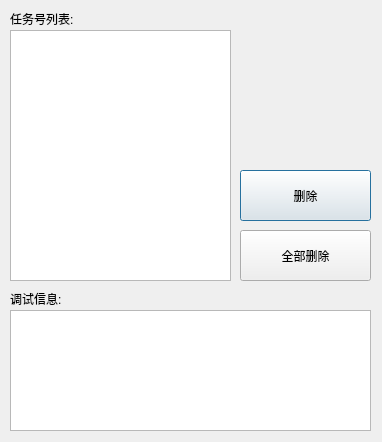
<?xml version="1.0" encoding="UTF-8"?>
<ui version="4.0">
 <class>taskcleardlg</class>
 <widget class="QDialog" name="taskcleardlg">
  <property name="geometry">
   <rect>
    <x>0</x>
    <y>0</y>
    <width>382</width>
    <height>442</height>
   </rect>
  </property>
  <property name="windowTitle">
   <string>Dialog</string>
  </property>
  <widget class="QListWidget" name="tasklist">
   <property name="geometry">
    <rect>
     <x>10</x>
     <y>30</y>
     <width>221</width>
     <height>251</height>
    </rect>
   </property>
   <property name="sortingEnabled">
    <bool>true</bool>
   </property>
  </widget>
  <widget class="QLabel" name="label">
   <property name="geometry">
    <rect>
     <x>10</x>
     <y>10</y>
     <width>131</width>
     <height>17</height>
    </rect>
   </property>
   <property name="text">
    <string>任务号列表:</string>
   </property>
  </widget>
  <widget class="QPushButton" name="taskclearBtn">
   <property name="geometry">
    <rect>
     <x>240</x>
     <y>170</y>
     <width>131</width>
     <height>51</height>
    </rect>
   </property>
   <property name="text">
    <string>删除</string>
   </property>
  </widget>
  <widget class="QPushButton" name="taskclearallBtn">
   <property name="geometry">
    <rect>
     <x>240</x>
     <y>230</y>
     <width>131</width>
     <height>51</height>
    </rect>
   </property>
   <property name="text">
    <string>全部删除</string>
   </property>
  </widget>
  <widget class="QTextBrowser" name="record">
   <property name="geometry">
    <rect>
     <x>10</x>
     <y>310</y>
     <width>361</width>
     <height>121</height>
    </rect>
   </property>
  </widget>
  <widget class="QLabel" name="label_2">
   <property name="geometry">
    <rect>
     <x>10</x>
     <y>290</y>
     <width>131</width>
     <height>17</height>
    </rect>
   </property>
   <property name="text">
    <string>调试信息:</string>
   </property>
  </widget>
 </widget>
 <resources/>
 <connections/>
</ui>
